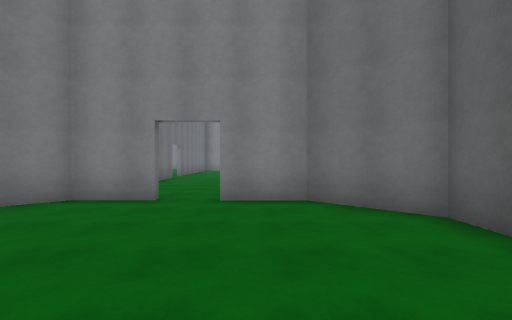
View 1 (above)

14 first-person views from a walk through a Unity game level. The camera is 1.5 m above the floor, looks level and sees 85° across. Doors are open. The floor is counted in squares, 2 m on a side. Each view is taken from the middle of a square. On the plan, view 1 faces up. The plan holds only what a view shows up to about 10 squares ahead; the rest is blank. The place goes on beyond the plan. The player is left out. Surface patterns are stand-ins for the level's own textures.

View 2
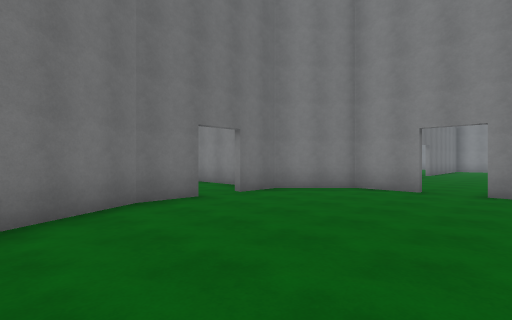

View 3
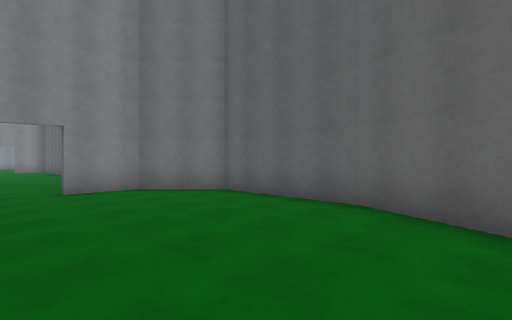

View 4
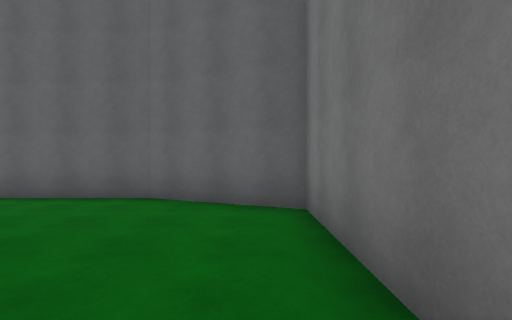

View 5
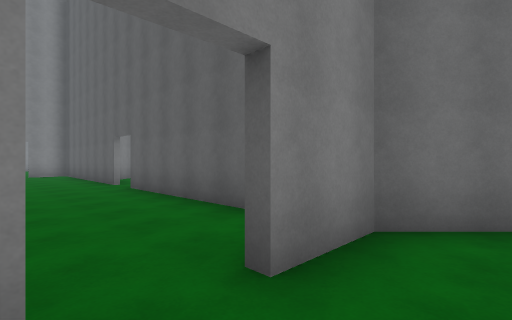

View 6
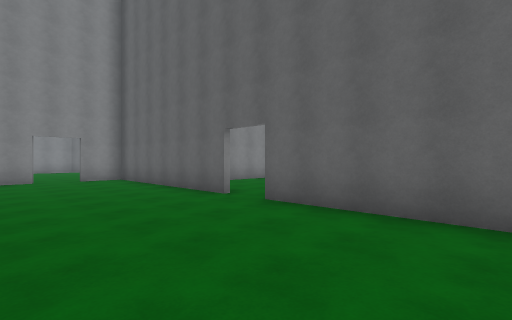

View 7
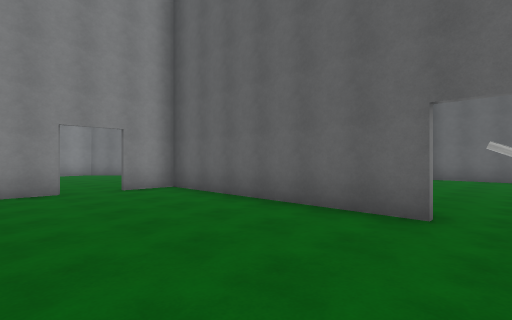

View 8
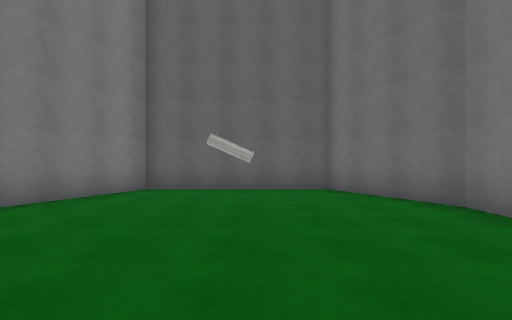

View 9
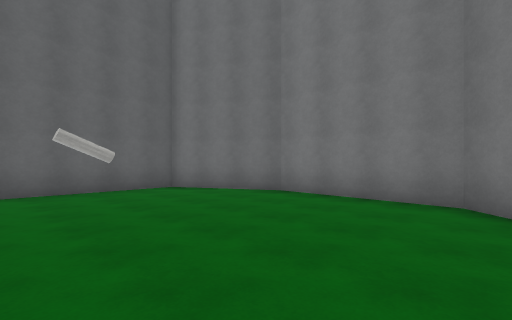

View 10
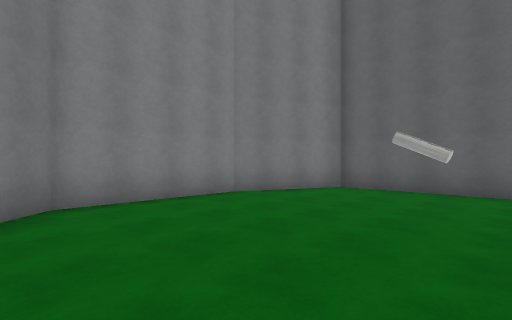

View 11
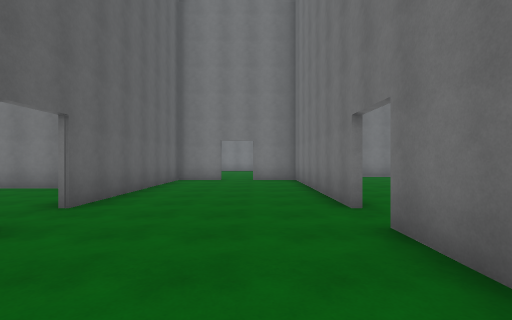

View 12
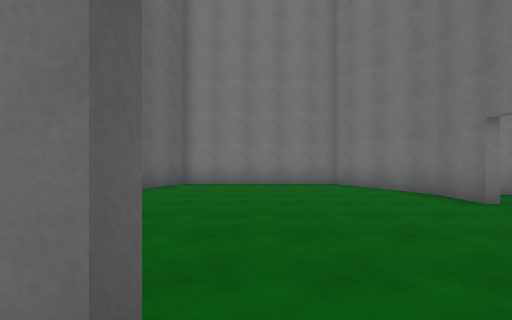

View 13
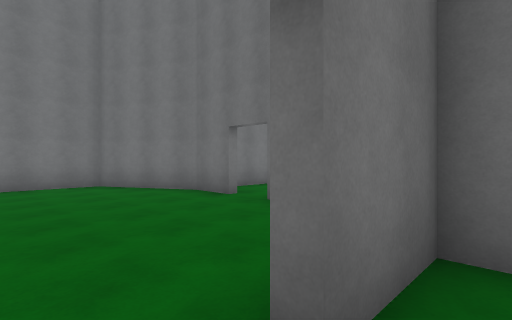

View 14
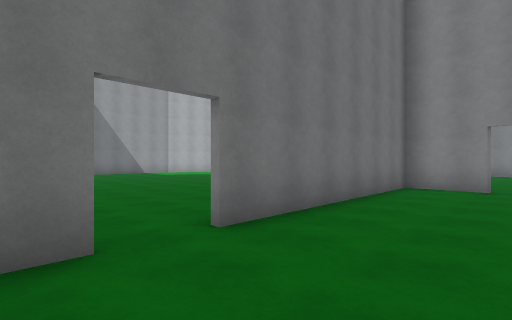

### Floor plan
Points are (right, up) in squares from view 1. A wall is a line through its corners. A room is listed if a view was taken in it or the views show most of it. See-through windows are left out.
Room 1 (views 1, 2, 3, 4, 5)
walls: (-4.9, 1.3) (-4.9, 0) (-3.4, -2.8) (1.2, -2.8) (2.5, 0.1) (2.5, 3.6) (0.9, 5.2) (-0.8, 5.2); (-1.8, 5.2) (-3.4, 5.2) (-4.9, 3.6) (-4.9, 2.3)
ways out: open door at (-1.5, 5) to room 2; open door at (-5, 2)
Room 2 (views 6, 7, 11, 12, 13, 14)
walls: (-3.5, 11.8) (-3.5, 5.5) (-1.8, 5.5); (0.9, 12.9) (0.9, 19.2) (-0.5, 19.2); (0.9, 6) (0.9, 11.8); (-1.8, 19.2) (-3.5, 19.2) (-3.5, 12.9)
ways out: open door at (-1.5, 5) to room 1; open door at (1, 12.5) to room 3; open door at (-4, 12.5); open door at (-1, 19)
Room 3 (views 8, 9, 10)
walls: (2.2, 9.2) (2.8, 8.7) (6.4, 8.7) (9.2, 10.1) (9.2, 14.8) (6.4, 16.1) (2.8, 16.1) (2.2, 15.5)
ways out: open door at (1, 12.5) to room 2

Where each view was taken, in squares from view 1:
view 1: 0 up, 0 right, facing up
view 2: 2 down, 0 right, facing up-left
view 3: 2 down, 2 left, facing up-right
view 4: 2 down, 3 left, facing right
view 5: 4 up, 2 left, facing up-right
view 6: 8 up, 3 left, facing up-right
view 7: 12 up, 3 left, facing up-right
view 8: 12 up, 2 right, facing right
view 9: 14 up, 2 right, facing down-right
view 10: 11 up, 2 right, facing up-right
view 11: 16 up, 2 left, facing down
view 12: 6 up, 1 left, facing down
view 13: 6 up, 1 left, facing down-left
view 14: 11 up, 1 left, facing up-left
